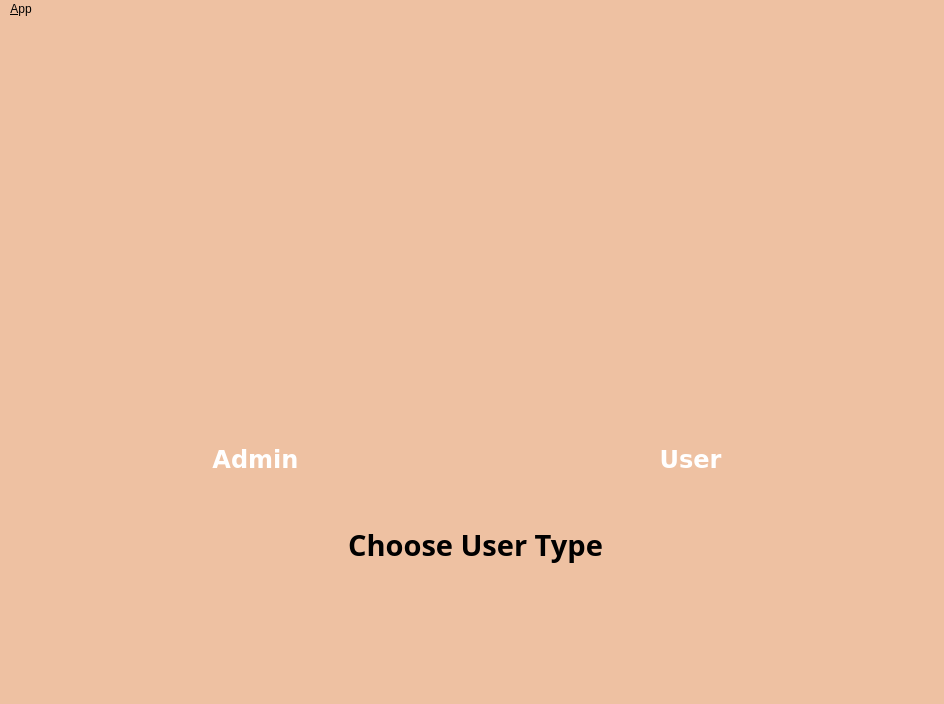
<?xml version="1.0" encoding="UTF-8"?>
<ui version="4.0">
 <class>MainWindowDesign</class>
 <widget class="QMainWindow" name="MainWindowDesign">
  <property name="geometry">
   <rect>
    <x>0</x>
    <y>0</y>
    <width>944</width>
    <height>704</height>
   </rect>
  </property>
  <property name="windowTitle">
   <string>ROSVis</string>
  </property>
  <property name="windowIcon">
   <iconset resource="../resources/images.qrc">
    <normaloff>:/images/icon.png</normaloff>:/images/icon.png</iconset>
  </property>
  <property name="styleSheet">
   <string notr="true">background-color: rgb(238, 193, 162);</string>
  </property>
  <property name="locale">
   <locale language="English" country="Australia"/>
  </property>
  <widget class="QWidget" name="centralwidget">
   <widget class="QPushButton" name="adminButton">
    <property name="geometry">
     <rect>
      <x>130</x>
      <y>140</y>
      <width>251</width>
      <height>251</height>
     </rect>
    </property>
    <property name="font">
     <font>
      <family>Sans</family>
      <pointsize>18</pointsize>
      <weight>75</weight>
      <bold>true</bold>
     </font>
    </property>
    <property name="styleSheet">
     <string notr="true">background-image: url(:/images/cappucino.png);</string>
    </property>
    <property name="text">
     <string/>
    </property>
    <property name="flat">
     <bool>true</bool>
    </property>
   </widget>
   <widget class="QPushButton" name="userButton">
    <property name="geometry">
     <rect>
      <x>570</x>
      <y>150</y>
      <width>251</width>
      <height>251</height>
     </rect>
    </property>
    <property name="font">
     <font>
      <family>Sans</family>
      <weight>75</weight>
      <bold>true</bold>
     </font>
    </property>
    <property name="styleSheet">
     <string notr="true">background-image: url(:/images/Macchiato.png);</string>
    </property>
    <property name="text">
     <string/>
    </property>
    <property name="flat">
     <bool>true</bool>
    </property>
   </widget>
   <widget class="QLabel" name="adminLabel">
    <property name="geometry">
     <rect>
      <x>200</x>
      <y>410</y>
      <width>111</width>
      <height>61</height>
     </rect>
    </property>
    <property name="font">
     <font>
      <family>DejaVu Sans</family>
      <pointsize>18</pointsize>
      <weight>75</weight>
      <bold>true</bold>
     </font>
    </property>
    <property name="styleSheet">
     <string notr="true">color: rgb(255, 255, 255);</string>
    </property>
    <property name="text">
     <string>Admin</string>
    </property>
    <property name="alignment">
     <set>Qt::AlignCenter</set>
    </property>
   </widget>
   <widget class="QLabel" name="label">
    <property name="geometry">
     <rect>
      <x>640</x>
      <y>420</y>
      <width>101</width>
      <height>41</height>
     </rect>
    </property>
    <property name="font">
     <font>
      <family>DejaVu Sans</family>
      <pointsize>18</pointsize>
      <weight>75</weight>
      <bold>true</bold>
     </font>
    </property>
    <property name="styleSheet">
     <string notr="true">color: rgb(255, 255, 255);</string>
    </property>
    <property name="text">
     <string>User</string>
    </property>
    <property name="alignment">
     <set>Qt::AlignCenter</set>
    </property>
   </widget>
   <widget class="QLabel" name="label_2">
    <property name="geometry">
     <rect>
      <x>300</x>
      <y>490</y>
      <width>351</width>
      <height>71</height>
     </rect>
    </property>
    <property name="font">
     <font>
      <family>Sans</family>
      <pointsize>22</pointsize>
      <weight>75</weight>
      <bold>true</bold>
     </font>
    </property>
    <property name="text">
     <string>Choose User Type</string>
    </property>
    <property name="alignment">
     <set>Qt::AlignCenter</set>
    </property>
   </widget>
  </widget>
  <widget class="QMenuBar" name="menubar">
   <property name="geometry">
    <rect>
     <x>0</x>
     <y>0</y>
     <width>944</width>
     <height>22</height>
    </rect>
   </property>
   <widget class="QMenu" name="menu_File">
    <property name="title">
     <string>&amp;App</string>
    </property>
    <addaction name="separator"/>
    <addaction name="separator"/>
   </widget>
   <addaction name="menu_File"/>
  </widget>
  <widget class="QStatusBar" name="statusbar"/>
 </widget>
 <resources>
  <include location="../resources/images.qrc"/>
 </resources>
 <connections/>
</ui>
